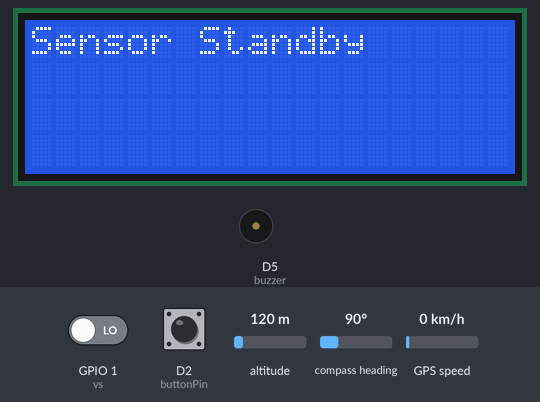
Bench run of a sketch on a simulated ESP8266 (NodeMCU). Shown: 20×4 character LCD, buzzer (waves = sounding, pin HIGH). The inputs (shaded band) are chosen by the test bench; at power-on: D2 (buttonPin) LOW, altitude 120 m, compass heading 90°, GPS speed 0 km/h, GPIO 1 (vs) LOW. WiFi joins after 1.5 s; servers stay silent unless stated; the GPS gets a fix after 3 s at 37.7749, -122.4194 with 8 satellites; the modem accepts every AT command (registered, SIM ready, sends succeed) and sends nothing else; what the sketch prints to the serial monitor is not drawn.

Above: at 1.7 s.
At 4.8 s:
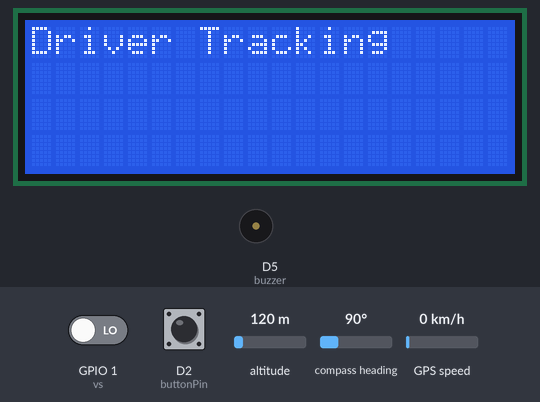
4.9 s: D2 (buttonPin) pulled HIGH for 3.2 s
At 7.6 s:
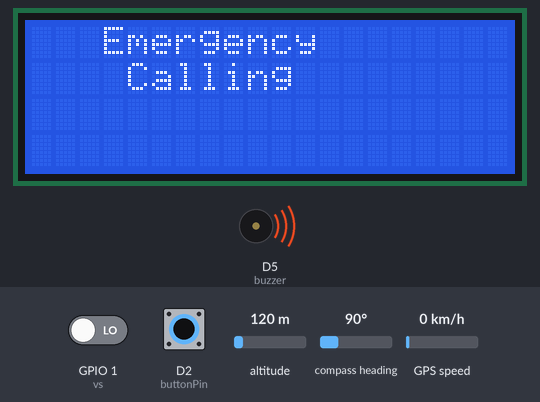
At 13.2 s:
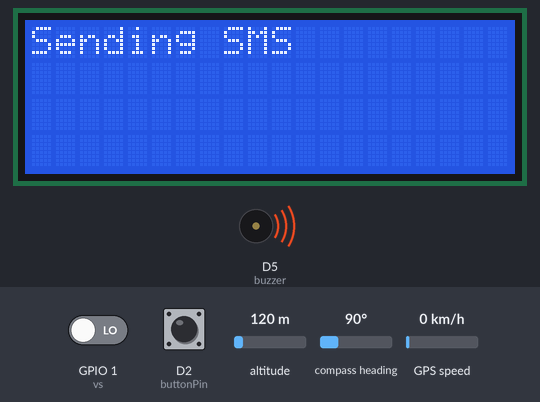
17.0 s: altitude set to 20 m
21.3 s: compass heading set to 7°
31.8 s: GPS speed set to 2 km/h
Timing chart, 0 to 34.8 s (numbered marks = the images above; inputs shaded):
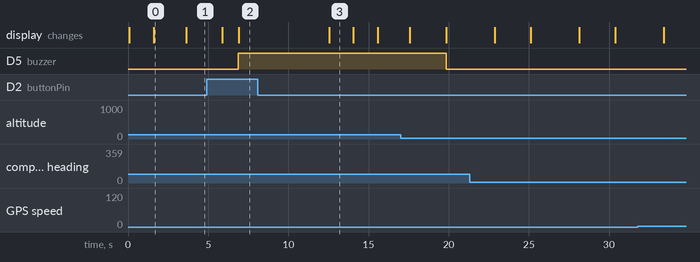

The sketch:

GoAmbulance_IoT_System.ino
```cpp
#include <Wire.h>
#include <LiquidCrystal_I2C.h>
#include <SoftwareSerial.h>
#include <TinyGPS.h>
#include <ESP8266WiFi.h>

LiquidCrystal_I2C lcd(0x27,20,4);
SoftwareSerial Gsm(D7,D8);
TinyGPS gps;
WiFiClient client;

const int channelID = 1735582;
String apiKey  = "YQKJ0HB5W2QIQH9H";
const char* ssid = "打你屁屁";
const char* password = "ymslmc520";
const char* server = "api.thingspeak.com";
const int postingInterval = 2*1000;


int buzzer = D5;
int vs = D10;
int buttonPin = D2;
int buttonState = 0;


void setup()
{
  lcd.init();
  lcd.backlight();

  pinMode(buzzer, OUTPUT);
  pinMode(vs, INPUT);
  pinMode(buttonPin, INPUT);
  Serial.begin(115200);
  Gsm.begin(9600);
  Wire.begin();
  delay(10);
  WiFi.begin(ssid,password);

  lcd.setCursor(0,0);
  lcd.print("Car Engine");
  lcd.setCursor(0,1);
  lcd.print("Started");
  delay(1500);
  lcd.clear();
  lcd.setCursor(0,0);
  lcd.print("Sensor Standby");
  delay(2000);

  while (WiFi.status() != WL_CONNECTED)
  {
    delay(500);
    Serial.print("Error connected to WiFi");
  }
  Serial.println("");
  Serial.println("WiFi connected");
}


void loop()
{
  lcd.clear();
  lcd.setCursor(0,0);
  lcd.print("Driver Tracking");

  if (client.connect(server,80))
  {

  if (Gsm.available())
  Serial.write(Gsm.read());

  bool newData = false;
  unsigned long chars;
  unsigned short sentences, failed;

  // For one second we parse GPS data and report some key values
  for (unsigned long start = millis(); millis() - start < 1000;)
  {
    while (Serial.available())
    {
      char c = Serial.read();
      Serial.print(c);
      if (gps.encode(c))
        newData = true;
    }
  }


  buttonState = digitalRead(buttonPin);

  long measurement = vibration();
  delay(50);
  Serial.println("Impact: ");
  Serial.println(measurement);

  String postStr = apiKey;
  postStr += "&field1=";
  postStr += measurement;
  postStr += "&field2=";
  postStr += String(buttonState);

    client.println("POST /update HTTP/1.1");
    client.println("Host: api.thingspeak.com");
    client.println("User-Agent: ESP8266 (nothans)/1.0");
    client.println("Connection: close");
    client.println("X-THINGSPEAKAPIKEY: " + apiKey);
    client.println("Content-Type: application/x-www-form-urlencoded");
    client.println("Content-Length: " + String(postStr.length()));
    client.println("");
    client.print(postStr);

  if (measurement > 1500)
  {
    digitalWrite(buzzer, HIGH);
    Serial.println("Impact Detected");
    lcd.clear();
    lcd.setCursor(0,0);
    lcd.print("Magnitude:");
    lcd.setCursor(0,1);
    lcd.print(measurement);
    lcd.print(" N");
    delay(2000);
    lcd.clear();
    lcd.setCursor(3,0);
    lcd.print("Impact");
    lcd.setCursor(2,1);
    lcd.print("Detected");
    delay(2000);

    SendMessage();
    lcd.clear();
    lcd.setCursor(0,0);
    lcd.print("Sending SMS");
    delay(1500);
    lcd.clear();
    lcd.setCursor(0,0);
    lcd.print("Successful");
    delay(1500);

    lcd.clear();
    lcd.setCursor(4,0);
    lcd.print("Waiting");
    lcd.setCursor(3,1);
    lcd.print("Ambulance");
    delay(3000);
  }

  else
  {
    digitalWrite(buzzer, LOW);
    lcd.clear();
  }


    delay(1000);


  buttonState = digitalRead(buttonPin);

  if(buttonState == HIGH)
  {
    digitalWrite(buzzer, HIGH);
    Serial.println("Button is pressed");
    lcd.clear();
    lcd.setCursor(3,0);
    lcd.print("Emergency");
    lcd.setCursor(4,1);
    lcd.print("Calling");
    delay(2000);

    SendMessage();
    lcd.clear();
    lcd.setCursor(0,0);
    lcd.print("Sending SMS");
    delay(1500);
    lcd.clear();
    lcd.setCursor(0,0);
    lcd.print("Successful");
    delay(1500);

    lcd.clear();
    lcd.setCursor(4,0);
    lcd.print("Waiting");
    lcd.setCursor(3,1);
    lcd.print("Ambulance");

  }
  else
  {
    digitalWrite(buzzer, LOW);
    lcd.clear();
  }

}
  client.stop();

  delay(postingInterval);
}


long vibration()
{
  long measurement=pulseIn (vs, HIGH);
  return measurement;
}


void SendMessage()
{

  long lat, lon;
  float flat, flon;
  unsigned long age;
  gps.f_get_position(&flat, &flon, &age);


  Serial.println ("Sending Message");
  Gsm.println("AT+CMGF=1");
  delay(1000);
  Serial.println ("Set SMS Number");
  Gsm.println("AT+CMGS=\"+601112609750\"\r");
  delay(1000);
  Serial.println ("Set SMS Content");
  Gsm.println("Alert. I had a car accident.");
  Gsm.println("Please help me....");
  Gsm.println("Name: Felix Teng Hong Eng");
  Gsm.println("IC No: 701003-13-7779");
  Gsm.println("My current location is: ");

  Gsm.print("http://maps.google.com/maps?q=loc:");

  Gsm.print(flat == TinyGPS::GPS_INVALID_F_ANGLE ? 0.0 : flat, 6);
  Gsm.print(",");
  Gsm.print(flon == TinyGPS::GPS_INVALID_F_ANGLE ? 0.0 : flon, 6);

  delay(500);
  Serial.println ("Finish");
  Gsm.println((char)26);// ASCII code of CTRL+Z
  delay(1000);
  Serial.println ("Message has been sent ->SMS Selesai dikirim");

}
```

Measured:
- after the input at 4.9 s, D5 (buzzer): LOW → HIGH after 2.0 s; the display: first differs from a run without the input after 2.0 s (image 2)
- what the display in image 0 shows lasts 2.0 s, from 1.6 s to 3.6 s
- what the display in image 3 shows lasts 1.5 s, from 12.5 s to 14.0 s
